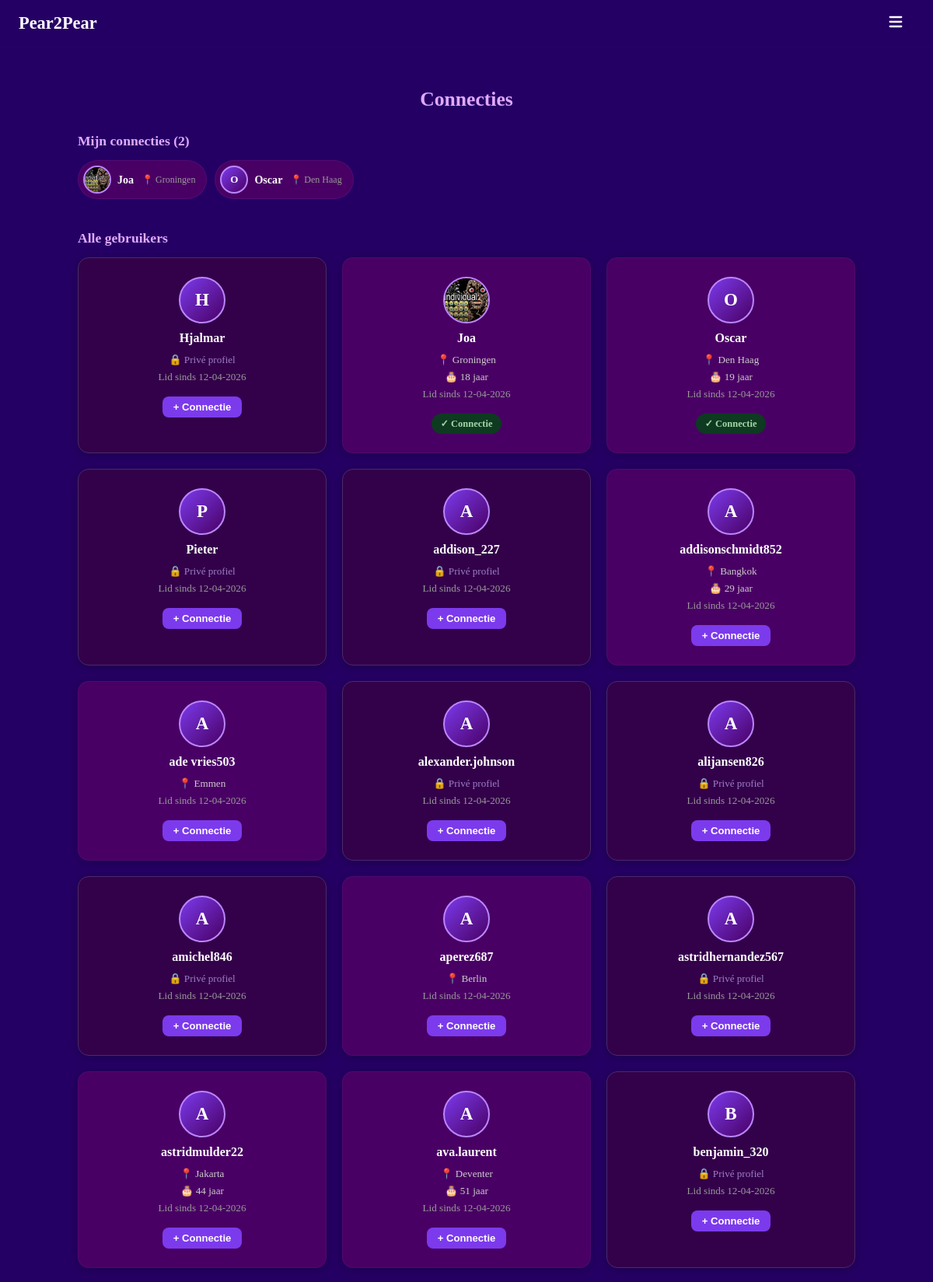
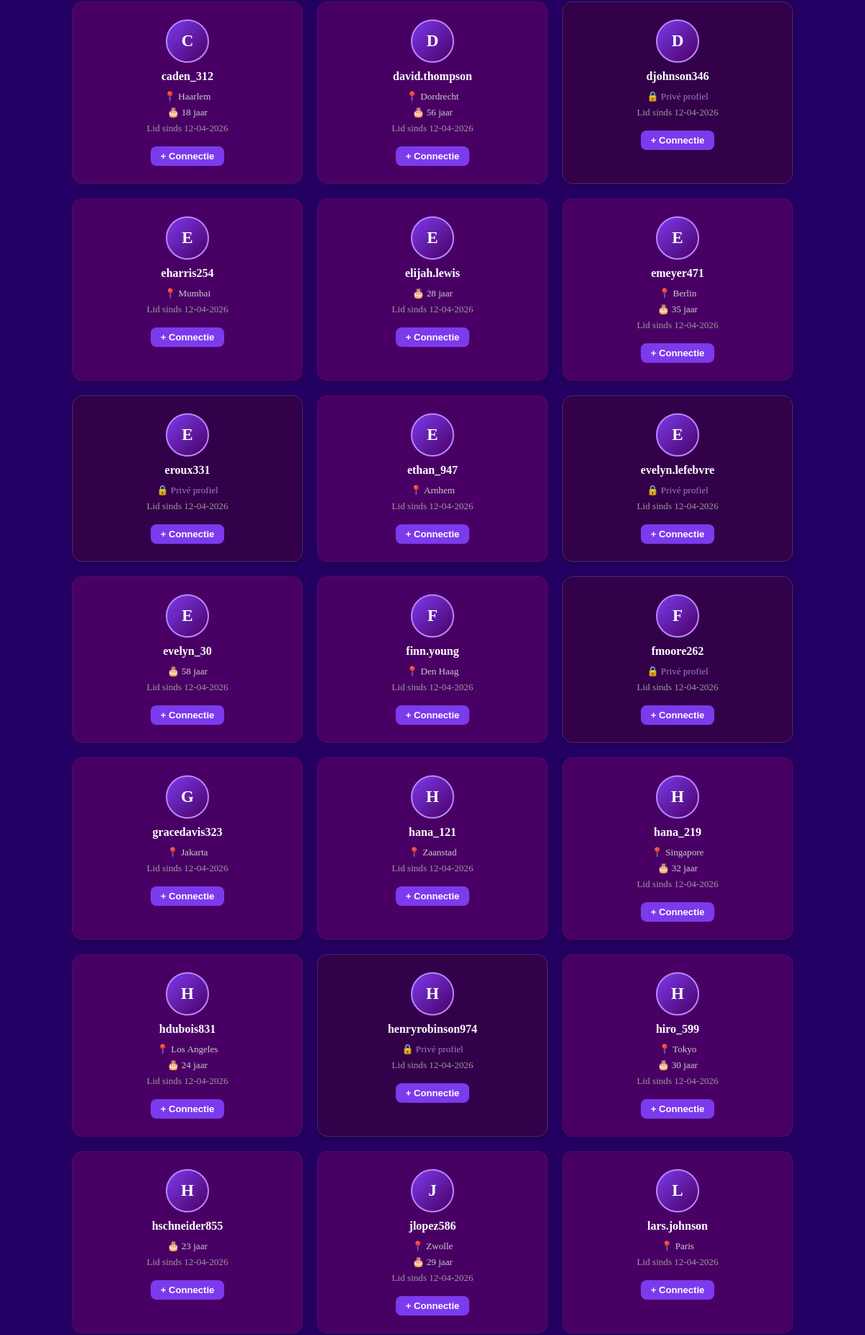
Screenshot of /connecties (signed in, upper part) with the database file from the repository (2 pictures, top to bottom).
### models.py (models this page shows, shortened)
class User(UserMixin, db.Model):
    __tablename__ = "users"
    id            = db.Column(db.Integer, primary_key=True)
    username      = db.Column(db.String(30),  unique=True, nullable=False, index=True)
    email         = db.Column(db.String(120), unique=True, nullable=False, index=True)
    password_hash = db.Column(db.String(256), nullable=False)
    created_at    = db.Column(db.DateTime, default=datetime.utcnow, nullable=False)
    last_login    = db.Column(db.DateTime, default=datetime.utcnow, nullable=False)
    age            = db.Column(db.Integer,     nullable=True)
    avatar         = db.Column(db.String(200),   nullable=True)
    location       = db.Column(db.String(100), nullable=True)
    is_public      = db.Column(db.Boolean, default=True,  nullable=False)
    friends_public = db.Column(db.Boolean, default=False, nullable=False)
    sent_requests     = db.relationship("Friendship", foreign_keys=[Friendship.from_id], backref="from_user", lazy="dynamic")
    received_requests = db.relationship("Friendship", foreign_keys=[Friendship.to_id],   backref="to_user",   lazy="dynamic")
    notifications     = db.relationship("Notification", foreign_keys=[Notification.user_id], backref="owner", lazy="dynamic", order_by=Notification.created_at.desc())
    def friendship_status_with(self, other_id: int):
        sent = Friendship.query.filter_by(from_id=self.id, to_id=other_id).first()
        if sent:
            return "friends" if sent.status == "accepted" else "pending_sent"
        received = Friendship.query.filter_by(from_id=other_id, to_id=self.id).first()
        if received:
            return "friends" if received.status == "accepted" else "pending_received"
        return None
    def friends(self):
        accepted_sent     = Friendship.query.filter_by(from_id=self.id, status="accepted").all()
        accepted_received = Friendship.query.filter_by(to_id=self.id,   status="accepted").all()
        friend_ids = [f.to_id for f in accepted_sent] + [f.from_id for f in accepted_received]
        return User.query.filter(User.id.in_(friend_ids)).all()
    def pending_received(self):
        reqs = Friendship.query.filter_by(to_id=self.id, status="pending").all()
        return User.query.filter(User.id.in_([r.from_id for r in reqs])).all()
    def unread_message_count(self):
        return Message.query.filter_by(receiver_id=self.id, read=False).count()
    def unread_notification_count(self):
        return Notification.query.filter_by(user_id=self.id, read=False).count()
    def total_inbox_count(self):
        return self.unread_message_count() + self.unread_notification_count()

### main.py (the view)
    @app.route("/connecties")
    @login_required
    def connecties():
        all_users = User.query.order_by(User.username).all()
        friends   = current_user.friends()
        pending   = current_user.pending_received()
        return render_template("connecties.html", users=all_users, friends=friends, pending=pending)

### templates/connecties.html (shortened to what this page needs)
{% extends "base.html" %}
{% from "macros.html" import avatar %}
{% block content %}
<div class="profiles-page">
    <h2 class="profiles-title">Connecties</h2>
    {% if friends %}
    <div class="connections-section">
        <h3 class="section-title">Mijn connecties ({{ friends|length }})</h3>
        <div class="friends-strip">
            {% for user in friends %}
            <a href="/profile/{{ user.id }}" class="friend-pill">
                {{ avatar(user, size=32) }}
                <span class="friend-pill__name">{{ user.username }}</span>
                {% if user.location and user.is_public %}
                    <span class="friend-pill__meta">📍 {{ user.location }}</span>
                {% endif %}
            </a>
            {% endfor %}
        </div>
    </div>
    {% endif %}
    <div class="connections-section">
        <h3 class="section-title">Alle gebruikers</h3>
        <div class="profiles-grid">
            {% for user in users %}
                {% if user.id != current_user.id %}
                {% set status = current_user.friendship_status_with(user.id) %}
                <div class="profile-card {% if not user.is_public %}profile-card--private{% endif %}"
                     onclick="window.location='/profile/{{ user.id }}'">
                    {{ avatar(user, size=56, cls="profile-card__avatar-img") }}
                    <h3 class="profile-card__name">{{ user.username }}</h3>
                    {% if user.is_public %}
                        {% if user.location %}<p class="profile-card__detail">📍 {{ user.location }}</p>{% endif %}
                        {% if user.age %}<p class="profile-card__detail">🎂 {{ user.age }} jaar</p>{% endif %}
                        <p class="profile-card__detail profile-card__since">Lid sinds {{ user.created_at.strftime('%d-%m-%Y') }}</p>
                    {% else %}
                        <p class="profile-card__detail profile-card__private-label">🔒 Privé profiel</p>
                        <p class="profile-card__detail profile-card__since">Lid sinds {{ user.created_at.strftime('%d-%m-%Y') }}</p>
                    {% endif %}
                    <div class="profile-card__actions">
                        {% if status == 'friends' %}
                            <span class="friend-badge friend-badge--yes">✓ Connectie</span>
                        {% elif status == 'pending_sent' %}
                            <span class="friend-badge friend-badge--pending">⏳ Verzonden</span>
                        {% else %}
                            <form method="POST" action="/friend/add/{{ user.id }}" onclick="event.stopPropagation()">
                                <button type="submit" class="btn btn--small">+ Connectie</button>
                            </form>
                        {% endif %}
                    </div>
                </div>
                {% endif %}
            {% endfor %}
        </div>
    </div>
</div>
{% endblock %}

### templates/macros.html
{% macro avatar(user, size=48, cls="") %}
{% if user.avatar %}
<img src="/static/avatars/{{ user.avatar }}"
     alt="{{ user.username }}"
     class="avatar-img {{ cls }}"
     style="width:{{ size }}px;height:{{ size }}px;border-radius:50%;object-fit:cover;border:2px solid #bb86fc;">
{% else %}
<div class="avatar-placeholder {{ cls }}"
     style="width:{{ size }}px;height:{{ size }}px;font-size:{{ (size * 0.42)|int }}px;">
  {{ user.username[0].upper() }}
</div>
{% endif %}
{% endmacro %}

### static/style.css (style rules this page uses)
html, body { height: 100%; margin: 0; background-color: #250064; overflow: hidden; }
h1, h2, h3, p, small, label { color: white; }
a { color: #bb86fc; }
.btn { background-color: #7c3aed; color: white; border: none; padding: 10px 24px; border-radius: 8px; cursor: pointer; font-size: 0.95rem; font-weight: 600; transition: background-color 0.2s; text-decoration: none; display: inline-block; }
.btn--small { padding: 6px 14px; font-size: 0.82rem; }
.profiles-page { width: 90%; max-width: 1000px; padding: 32px 0 48px; }
.profiles-title { text-align: center; font-size: 1.6rem; margin-bottom: 28px; color: #e0aaff; }
.profiles-grid { display: grid; grid-template-columns: repeat(3, 1fr); gap: 20px; }
.profile-card { background-color: #490064; border-radius: 14px; padding: 24px 18px; display: flex; flex-direction: column; align-items: center; text-align: center; box-shadow: 0 2px 12px rgba(0,0,0,0.25); transition: transform 0.18s, box-shadow 0.18s; border: 1px solid #6b2fa033; text-decoration: none; cursor: pointer; }
.profile-card--private { border-color: #4a2a6a; background-color: #33004a; }
.profile-card__name { margin: 0 0 8px; font-size: 1rem; font-weight: 700; color: white; }
.profile-card__detail { margin: 3px 0; font-size: 0.82rem; color: #ccc; }
.profile-card__since { color: #999; }
.profile-card__private-label { color: #9d7fc7; }
.profile-card__actions { margin-top: 14px; }
.friend-badge { display: inline-block; padding: 5px 12px; border-radius: 999px; font-size: 0.78rem; font-weight: 600; }
.friend-badge--yes { background: #0d3a20; color: #a5d6a7; }
.section-title { margin: 0 0 14px; color: #e0aaff; font-size: 1.1rem; }
.connections-section { margin-bottom: 32px; }
.friends-strip { display: flex; gap: 10px; overflow-x: auto; padding-bottom: 8px; scrollbar-width: thin; scrollbar-color: #6b2fa0 transparent; }
.friend-pill { display: flex; align-items: center; gap: 8px; background: #490064; border: 1px solid #6b2fa044; border-radius: 999px; padding: 6px 14px 6px 6px; text-decoration: none; white-space: nowrap; transition: background 0.15s, border-color 0.15s; flex-shrink: 0; }
.friend-pill__name { color: white; font-size: 0.88rem; font-weight: 600; }
.friend-pill__meta { color: #999; font-size: 0.75rem; margin-left: 2px; }
.avatar-placeholder { border-radius: 50%; background: linear-gradient(135deg, #7c3aed, #490064); display: flex; align-items: center; justify-content: center; font-weight: 700; color: white; border: 2px solid #bb86fc; flex-shrink: 0; }
.avatar-img { flex-shrink: 0; }
.profile-card__avatar-img { margin-bottom: 10px; }

### rows the page displays
User: avatar (picture), username "Joa", location "Groningen", age "18", created_at "12-04-2026", shows "✓ Connectie"
User: {{ size }} 32 (drawn), username "O", username "Oscar", location "Den Haag", {{ size }} 56 (drawn), age "19", created_at "12-04-2026", shows "✓ Connectie"
User: {{ size }} 56 (drawn), username "H", username "Hjalmar", created_at "12-04-2026"
User: {{ size }} 56 (drawn), username "P", username "Pieter", created_at "12-04-2026"
User: {{ size }} 56 (drawn), username "A", username "addison_227", created_at "12-04-2026"
User: {{ size }} 56 (drawn), username "A", username "addisonschmidt852", location "Bangkok", age "29", created_at "12-04-2026"
User: {{ size }} 56 (drawn), username "A", username "ade vries503", location "Emmen", created_at "12-04-2026"
User: {{ size }} 56 (drawn), username "A", username "alexander.johnson", created_at "12-04-2026"
User: {{ size }} 56 (drawn), username "A", username "alijansen826", created_at "12-04-2026"
User: {{ size }} 56 (drawn), username "A", username "amichel846", created_at "12-04-2026"
User: {{ size }} 56 (drawn), username "A", username "aperez687", location "Berlin", created_at "12-04-2026"
User: {{ size }} 56 (drawn), username "A", username "astridhernandez567", created_at "12-04-2026"
User: {{ size }} 56 (drawn), username "A", username "astridmulder22", location "Jakarta", age "44", created_at "12-04-2026"
User: {{ size }} 56 (drawn), username "A", username "ava.laurent", location "Deventer", age "51", created_at "12-04-2026"
User: {{ size }} 56 (drawn), username "B", username "benjamin_320", created_at "12-04-2026"
User: {{ size }} 56 (drawn), username "C", username "caden_312", location "Haarlem", age "18", created_at "12-04-2026"
User: username "D", username "david.thompson", location "Dordrecht", age "56", created_at "12-04-2026"
User: {{ size }} 56 (drawn), username "D", username "djohnson346", created_at "12-04-2026"
User: {{ size }} 56 (drawn), username "E", username "eharris254", location "Mumbai", created_at "12-04-2026"
User: {{ size }} 56 (drawn), username "E", username "elijah.lewis", age "28", created_at "12-04-2026"
User: {{ size }} 56 (drawn), username "E", username "emeyer471", location "Berlin", age "35", created_at "12-04-2026"
User: {{ size }} 56 (drawn), username "E", username "eroux331", created_at "12-04-2026"
User: {{ size }} 56 (drawn), username "E", username "ethan_947", location "Arnhem", created_at "12-04-2026"
User: {{ size }} 56 (drawn), username "E", username "evelyn.lefebvre", created_at "12-04-2026"
User: {{ size }} 56 (drawn), username "E", username "evelyn_30", age "58", created_at "12-04-2026"
User: {{ size }} 56 (drawn), username "F", username "finn.young", location "Den Haag", created_at "12-04-2026"
User: {{ size }} 56 (drawn), username "F", username "fmoore262", created_at "12-04-2026"
User: {{ size }} 56 (drawn), username "G", username "gracedavis323", location "Jakarta", created_at "12-04-2026"
User: {{ size }} 56 (drawn), username "H", username "hana_121", location "Zaanstad", created_at "12-04-2026"
User: {{ size }} 56 (drawn), username "H", username "hana_219", location "Singapore", age "32", created_at "12-04-2026"
User: {{ size }} 56 (drawn), username "H", username "hdubois831", location "Los Angeles", age "24", created_at "12-04-2026"
User: {{ size }} 56 (drawn), username "H", username "henryrobinson974", created_at "12-04-2026"
User: {{ size }} 56 (drawn), username "H", username "hiro_599", location "Tokyo", age "30", created_at "12-04-2026"
User: {{ size }} 56 (drawn), username "H", username "hschneider855", age "23", created_at "12-04-2026"
User: {{ size }} 56 (drawn), username "J", username "jlopez586", location "Zwolle", age "29", created_at "12-04-2026"
User: {{ size }} 56 (drawn), username "L", username "lars.johnson", location "Paris", created_at "12-04-2026"

### other values shown
{{ friends|length }} "2"
